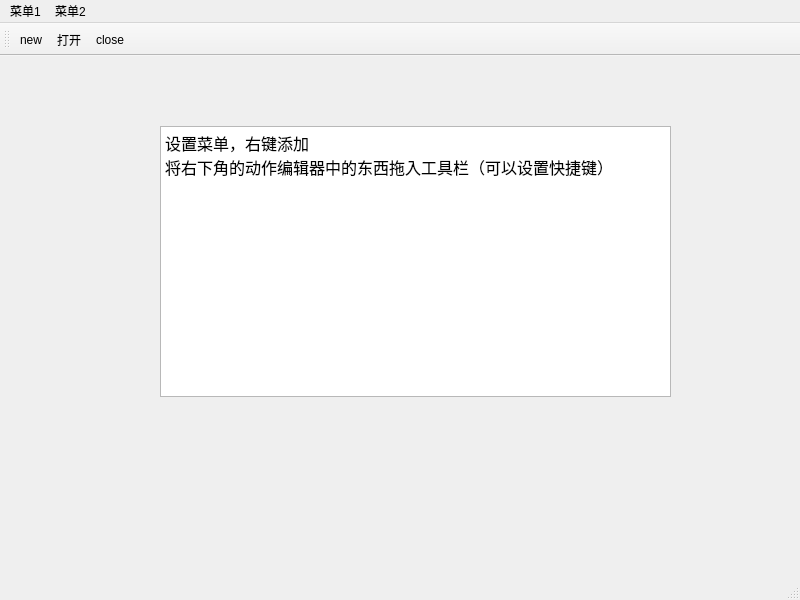
<?xml version="1.0" encoding="UTF-8"?>
<ui version="4.0">
 <class>MainWindow</class>
 <widget class="QMainWindow" name="MainWindow">
  <property name="geometry">
   <rect>
    <x>0</x>
    <y>0</y>
    <width>800</width>
    <height>600</height>
   </rect>
  </property>
  <property name="windowTitle">
   <string>MainWindow</string>
  </property>
  <widget class="QWidget" name="centralwidget">
   <widget class="QTextEdit" name="textEdit">
    <property name="geometry">
     <rect>
      <x>160</x>
      <y>70</y>
      <width>511</width>
      <height>271</height>
     </rect>
    </property>
    <property name="html">
     <string>&lt;!DOCTYPE HTML PUBLIC &quot;-//W3C//DTD HTML 4.0//EN&quot; &quot;http://www.w3.org/TR/REC-html40/strict.dtd&quot;&gt;
&lt;html&gt;&lt;head&gt;&lt;meta name=&quot;qrichtext&quot; content=&quot;1&quot; /&gt;&lt;style type=&quot;text/css&quot;&gt;
p, li { white-space: pre-wrap; }
&lt;/style&gt;&lt;/head&gt;&lt;body style=&quot; font-family:'SimSun'; font-size:9pt; font-weight:400; font-style:normal;&quot;&gt;
&lt;p style=&quot; margin-top:0px; margin-bottom:0px; margin-left:0px; margin-right:0px; -qt-block-indent:0; text-indent:0px;&quot;&gt;&lt;span style=&quot; font-size:12pt;&quot;&gt;设置菜单，右键添加&lt;/span&gt;&lt;/p&gt;
&lt;p style=&quot; margin-top:0px; margin-bottom:0px; margin-left:0px; margin-right:0px; -qt-block-indent:0; text-indent:0px;&quot;&gt;&lt;span style=&quot; font-size:12pt;&quot;&gt;将右下角的动作编辑器中的东西拖入工具栏（可以设置快捷键）&lt;/span&gt;&lt;/p&gt;
&lt;p style=&quot;-qt-paragraph-type:empty; margin-top:0px; margin-bottom:0px; margin-left:0px; margin-right:0px; -qt-block-indent:0; text-indent:0px; font-size:12pt;&quot;&gt;&lt;br /&gt;&lt;/p&gt;&lt;/body&gt;&lt;/html&gt;</string>
    </property>
   </widget>
  </widget>
  <widget class="QMenuBar" name="menuBar">
   <property name="geometry">
    <rect>
     <x>0</x>
     <y>0</y>
     <width>800</width>
     <height>26</height>
    </rect>
   </property>
   <widget class="QMenu" name="menu_1">
    <property name="title">
     <string>菜单1</string>
    </property>
    <addaction name="actionnew"/>
    <addaction name="separator"/>
    <addaction name="actionopen"/>
    <addaction name="separator"/>
    <addaction name="actionclose"/>
   </widget>
   <widget class="QMenu" name="menu_2">
    <property name="title">
     <string>菜单2</string>
    </property>
   </widget>
   <addaction name="menu_1"/>
   <addaction name="menu_2"/>
  </widget>
  <widget class="QStatusBar" name="statusBar"/>
  <widget class="QToolBar" name="toolBar">
   <property name="windowTitle">
    <string>toolBar</string>
   </property>
   <attribute name="toolBarArea">
    <enum>TopToolBarArea</enum>
   </attribute>
   <attribute name="toolBarBreak">
    <bool>false</bool>
   </attribute>
   <addaction name="actionnew"/>
   <addaction name="actionopen"/>
   <addaction name="actionclose"/>
  </widget>
  <action name="actionnew">
   <property name="text">
    <string>new</string>
   </property>
   <property name="shortcut">
    <string>Ctrl+A</string>
   </property>
  </action>
  <action name="actionopen">
   <property name="text">
    <string>打开</string>
   </property>
   <property name="shortcut">
    <string>Ctrl+B</string>
   </property>
  </action>
  <action name="actionclose">
   <property name="text">
    <string>close</string>
   </property>
   <property name="shortcut">
    <string>Ctrl+C</string>
   </property>
  </action>
 </widget>
 <resources/>
 <connections/>
</ui>
